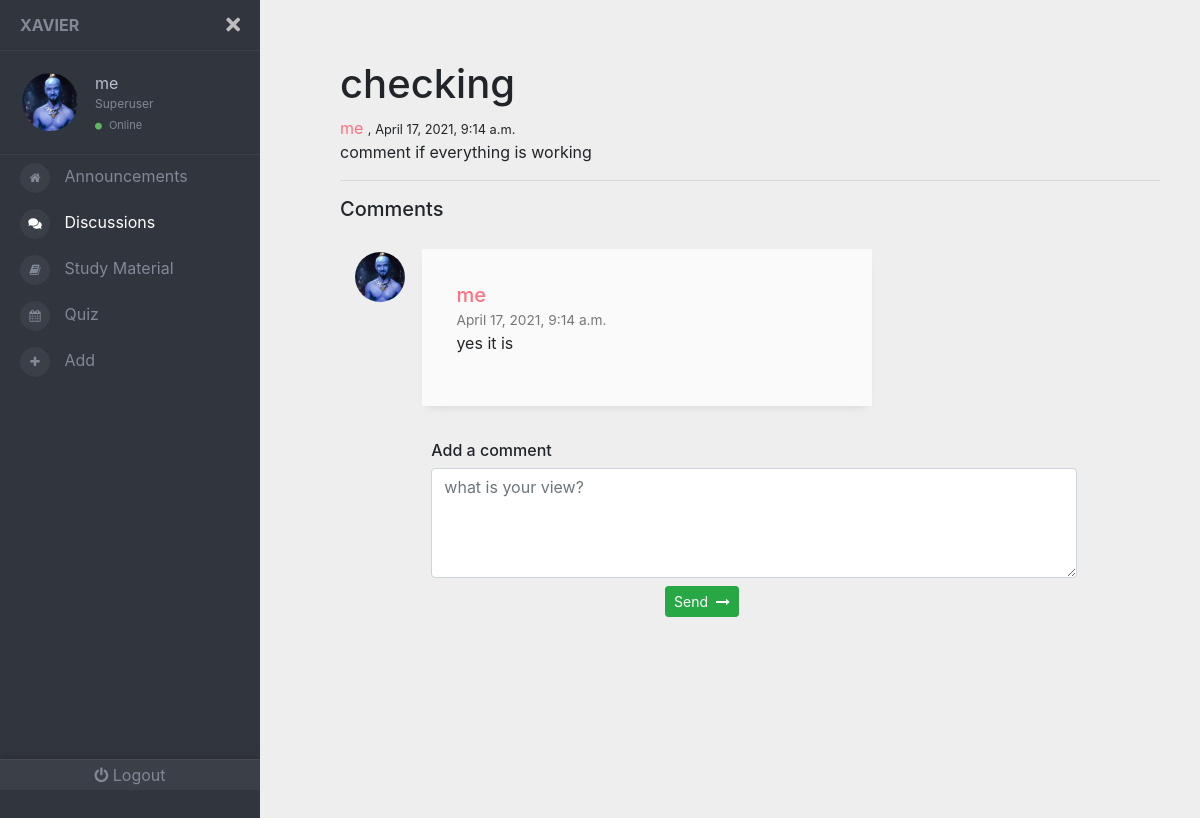
Page /discussions/main/?discuss=yMK1Bw0L (signed in) on the earlier database version.
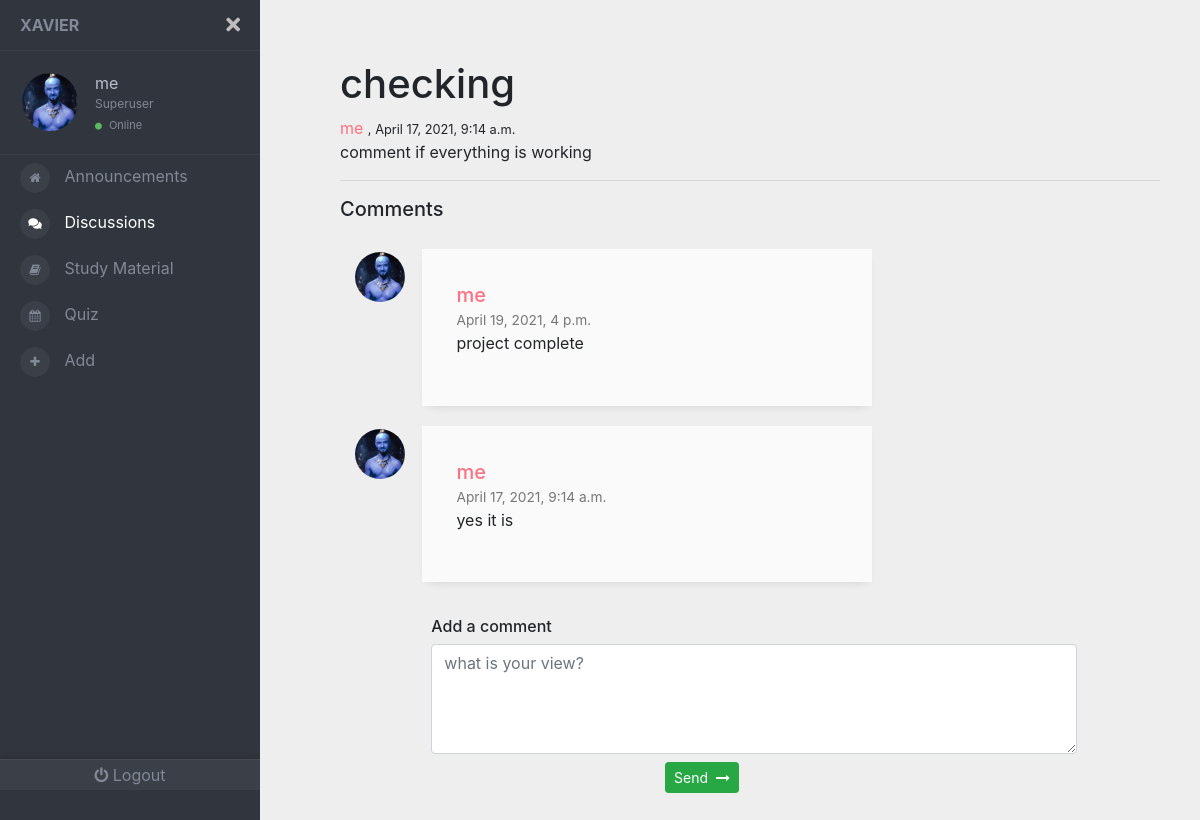
Same page on the later database version.
### front/models.py (models this page shows, shortened)
class Profile(models.Model):
	user= models.OneToOneField(User , on_delete = models.CASCADE )
	image = models.ImageField(default='default.jpg' , upload_to = 'profile_pics')
	color = models.CharField(max_length=7, default='#000000')

class Discussion(models.Model):
	title = models.CharField(max_length=30  , default='Please help me with this')
	content = models.TextField()
	time= models.DateTimeField(auto_now_add=True)
	author = models.ForeignKey(User , on_delete =  models.SET(get_sentinel_user))
	room = models.CharField(max_length=8, default=get_code)

class Comment(models.Model):
	content = models.TextField()
	time= models.DateTimeField(auto_now_add=True)
	author = models.ForeignKey(User , on_delete = models.CASCADE)
	room = models.CharField(max_length=8, default='00000000')

### front/views.py (the view, shortened to what this page needs)
# urls.py: path('discussions/main/',views.discuss_main ,  name='discussmainpage'),
def discuss_main(request) :
	if not(request.user.is_authenticated):
		return redirect('signpage')
	try:
		discuss=request.GET['discuss']
	except:
		return HttpResponse('<h1>No such discussion</h1>')
	discussion = Discussion.objects.filter(room=discuss)[0]
	comments = Comment.objects.filter(room=discussion.room)
	comments2 = []
	for i in range(len(comments)-1 , -1 , -1):
		comments2.append(comments[i])
	send = SendComment()
	return render(request, 'front/disc_main.html' , {'discussion' : discussion , 'comments' :comments2 , 'send' : send })

### front/views.py
class SendComment(forms.ModelForm):
	class Meta :
		model = Comment
		fields = ['content' , 'room']

### front/templates/front/disc_main.html (shortened to what this page needs)
{% load static %}
<!DOCTYPE html>
<html lang="en">
  <head>
    <link rel="stylesheet" href='{% static "front/navbar.css" %}' />
    <link
      rel="stylesheet"
      href="https://cdnjs.cloudflare.com/ajax/libs/twitter-bootstrap/4.1.1/css/bootstrap.css"
    />
    <link
      rel="stylesheet"
      href="https://use.fontawesome.com/releases/v5.0.13/css/all.css"
    />
    <link rel="stylesheet" href='{% static "front/material.css" %}' />
    <link rel="stylesheet" href='{% static "front/study.css" %}' />
  </head>
  <body  >
    <div class="page-wrapper chiller-theme toggled">
      <nav id="sidebar" class="sidebar-wrapper">
        <div class="sidebar-content">
          <div class="sidebar-brand">
            <a href="{% url 'mainpage' %} " >Xavier</a>
            <div id="close-sidebar">
              <i class="fas fa-times"></i>
            </div>
          </div>
          <div class="sidebar-header">
            <div class="user-pic">
              <img
                class="img-responsive img-rounded"
                src="{{request.user.profile.image.url}}"
                alt="User picture"
                style = "border-radius: 50% ;"
              />
            </div>
            <div class="user-info">
              <span class="user-name">
                {{ request.user.username }}
              </span>
              <span class="user-role">
                  {% if request.user.is_superuser %}
              Superuser
                 {% elif request.user.is_staff %}
              Staff
                  {% else %}
              Student
                  {% endif %}
            </span>
              <span class="user-status">
                <i class="fa fa-circle"></i>
                <span>Online</span>
              </span>
            </div>
          </div>
          <div class="sidebar-menu">
            <ul>
              <li>
                <a href="{% url 'mainpage' %} "
                  ><i class="fa fa-home" aria-hidden="true"></i>
                  <span>Announcements</span>
                </a>
              </li>
              <li>
                <a href="{% url 'discusspage' %} "  style="color: white" >
                  <i class="fas  fa-comments"></i>
                  <span>Discussions</span>
                </a>
              </li>
              <li>
                <a href="{% url 'studypage' %}"
                  ><i class="fa  fa-book"></i>
                  <span>Study Material</span>
                </a>
              </li>
              <li>
                <a href="{% url 'quizpage' %} "
                ><i class="fa fa-calendar"></i>
                  <span>Quiz</span>
                </a>
              </li>
              <li>
                <a href="{% url 'addpage' %} "
                ><i class="fa fa-plus" aria-hidden="true"></i>
                  <span>Add</span>
                </a>
              </li>
            </ul>
          </div>
          <div class="sidebar-footer">
            <a href="{% url 'logout' %} " style="text-decoration: none">
              <i class="fa fa-power-off"></i>
              <span>Logout</span></a
            >
          </div>
        </div>
      </nav>
      <main class="page-content">
        <div class="container">
          <h1>{{discussion.title}}</h1> <h7 style="color: {{discussion.author.profile.color}}">{{discussion.author}}  </h7> <small> , {{discussion.time}}</small>
          <p>
            {{discussion.content}}
          </p>
          <hr />
          <h5>Comments</h5>
          <link
            href="https://maxcdn.bootstrapcdn.com/font-awesome/4.7.0/css/font-awesome.min.css"
            rel="stylesheet"
          />
          <div class="container">
            <div class="row">
              {% for comment in comments %}
              <div class="col-md-8">
                <div class="media g-mb-30 media-comment">
                  <img
                    class="d-flex g-width-50 g-height-50 rounded-circle g-mt-3 g-mr-15"
                    src="{{comment.author.profile.image.url}}"
                    alt="Image Description"
                  />
                  <div class="media-body u-shadow-v18 g-bg-secondary g-pa-30">
                    <div class="g-mb-15">
                      <h5 class="h5 g-color-gray-dark-v1 mb-0" style="color: {{comment.author.profile.color}}">{{comment.author}}</h5>
                      <span class="g-color-gray-dark-v4 g-font-size-12"
                        >{{comment.time}}</span
                      >
                    </div>
                    <p>
                      {{comment.content}}
                    </p>
                  </div>
                </div>
              </div>
              {% endfor %}
            </div>
          </div>
          <div style="margin-top: 35px">
            <div style="display: flex; justify-content: center">
              <div class="col-10">
                <div class="comment-box ml-2">
                  <h6>Add a comment</h6>
                  <div class="comment-area">
                    <textarea
                    id = "text"
                      class="form-control"
                      placeholder="what is your view?"
                      rows="4"
                    ></textarea>
                  </div>
                  <div class="comment-btns mt-2">
                    <div class="row">
                      <div class="col-6">
                        <div class="pull-right">
	                          <button class="btn btn-success send btn-sm" type="submit" id="send2" onclick = 'comment(event)'>
	                            Send <i class="fa fa-long-arrow-right ml-1"></i>
	                          </button>
                        </div>
                      </div>
                    </div>
                  </div>
                </div>
              </div>
            </div>
          </div>
        </div>
      </main>
    </div>
  </body>
</html>

### front/templates/front/disc_main.html (style rules this page uses)
body { margin-top: 20px; background: #eee; }
@media (min-width: 0) { .g-mr-15 { margin-right: 1.07143rem !important; } }
@media (min-width: 0) { .g-mt-3 { margin-top: 0.21429rem !important; } }
.g-height-50 { height: 50px; }
.g-width-50 { width: 50px !important; }
@media (min-width: 0) { .g-pa-30 { padding: 2.14286rem !important; } }
.g-bg-secondary { background-color: #fafafa !important; }
.u-shadow-v18 { box-shadow: 0 5px 10px -6px rgba(0, 0, 0, 0.15); }
.g-color-gray-dark-v4 { color: #777 !important; }
.g-font-size-12 { font-size: 0.85714rem !important; }
.media-comment { margin-top: 20px; }

Differences in the rows shown:
added Comment: author.profile.image (picture), author "me", time "April 19, 2021, 4 p.m.", content "project complete"
